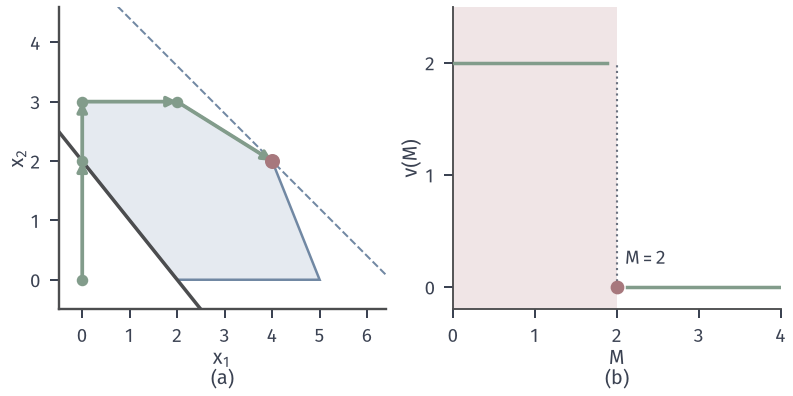

Here is the Python script that generated this plot:
from pathlib import Path
import sys
sys.path.insert(0, str(Path(__file__).resolve().parents[1]/"simplex-common"))
from lp_plot import *

from simplex_core import simplex
from fractions import Fraction as F
A4=[[1,2,1,0,0,0,0],[2,1,0,1,0,0,0],[0,1,0,0,1,0,0],[1,1,0,0,0,-1,1]]; b4=[8,10,3,2]
M=10**6
st,tr,_=simplex(A4,b4,[-4,-5,0,0,0,0,M],[3,4,5,7])
xlim, ylim = (-.5, 6.4), (-.5, 4.6)
fig, axs = figure(width_mm=112, height_mm=56, ncols=2)
Aa=np.vstack([RES_A,[[-1.,-1.]]]); ba=np.concatenate([RES_B,[-2.]])
A,b=with_sign(Aa,ba); V=polygon(A,b)
ax=axs[0]; draw_region(ax,V); draw_line(ax,[1,1],2,xlim,ylim,lw=1.4)
contours(ax,PROFIT,[26],xlim,ylim)
r=[(float(t['x'][0]),float(t['x'][1])) for t in tr]; path(ax,r,color=GREEN); opt_point(ax,r[-1])
setup(ax,xlim,ylim,range(0,7),range(0,5),label='(a)')
# finite penalty: min 2x1+3x2 on the same constraints, artificial cost M.
Ms=[F(k,8) for k in range(0,33)]
av=[]
for m in Ms:
    st,t,_=simplex(A4,b4,[2,3,0,0,0,0,m],[3,4,5,7],'bland')
    av.append(float(t[-1]['x'][6]))
ax=axs[1]; X=[float(m) for m in Ms]
ax.axvspan(0,2,facecolor=RED_FILL,edgecolor='none',zorder=0)
ax.plot([v for v in X if v<2],[w for v,w in zip(X,av) if v<2],color=GREEN,lw=1.4,zorder=3)
ax.plot([v for v in X if v>2],[w for v,w in zip(X,av) if v>2],color=GREEN,lw=1.4,zorder=3)
ax.plot([2,2],[0,2],color=MUTED,lw=.85,ls=':',zorder=2)
ax.plot([2],[0],'o',color=RED,ms=4.5,zorder=5)
ax.text(2.1,.2,'$M=2$',fontsize=7.5,color=INK)
ax.set_xlim(0,4); ax.set_ylim(-.2,2.5); ax.set_xticks(range(0,5)); ax.set_yticks([0,1,2])
ax.set_xlabel('$M$\n(b)',labelpad=1); ax.set_ylabel('$v(M)$',labelpad=1)
save(fig,Path(__file__).resolve().parent,'figure',{'bigM_path':r,'finite_M':'min 2x1+3x2+Ma; threshold 2','a_values':av})
